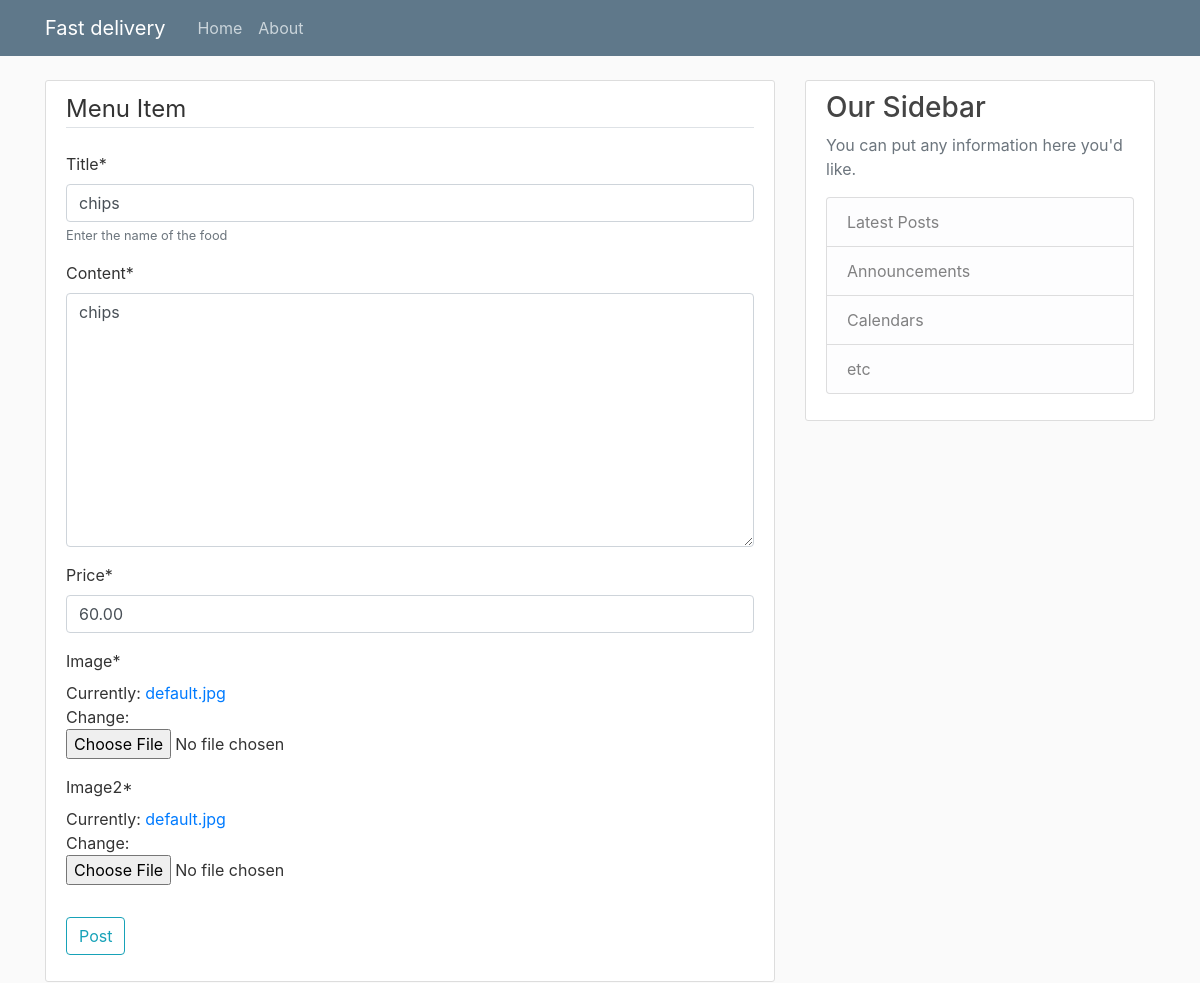
/post/4/update/ (signed in), run on an earlier commit of the app's database.
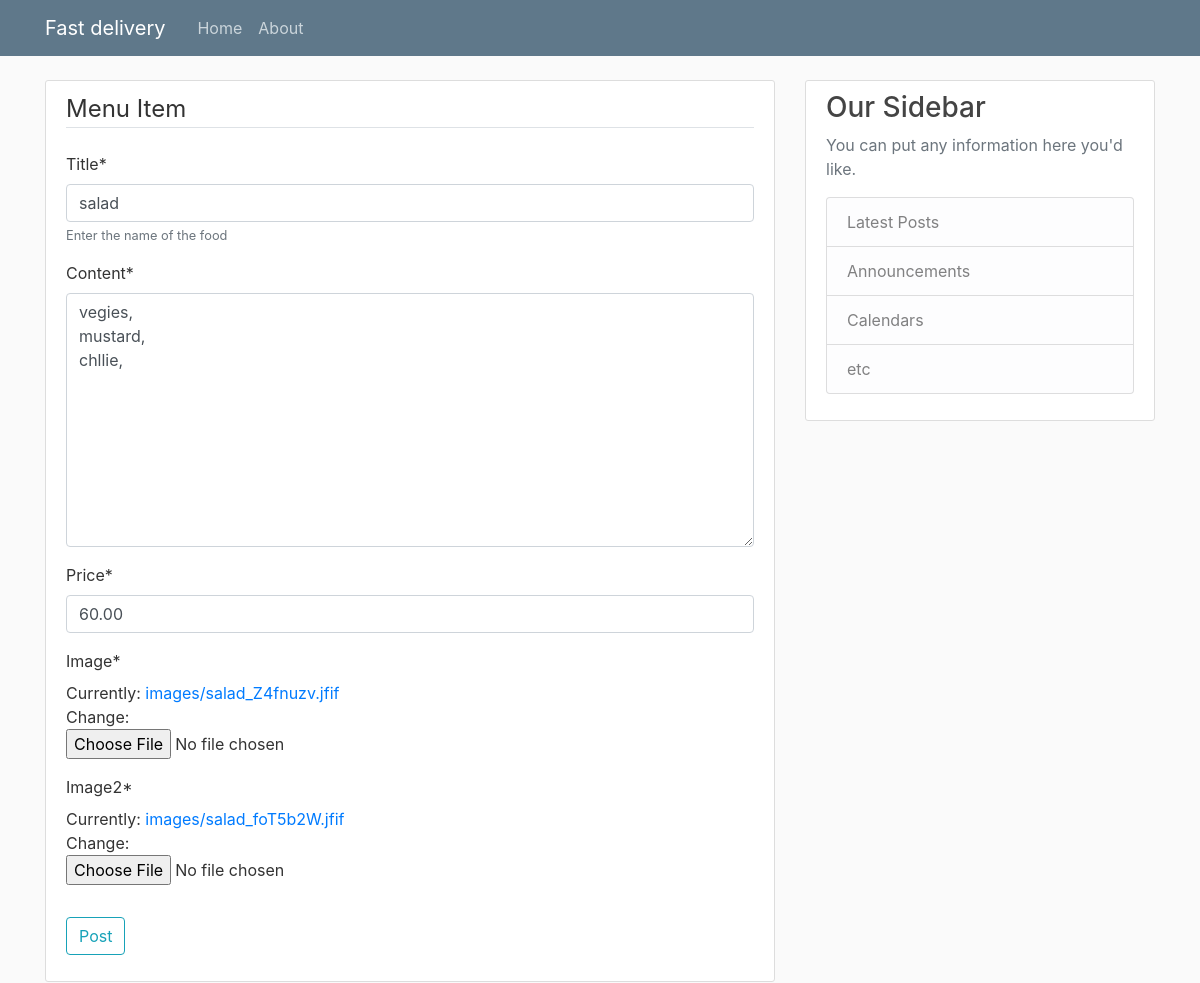
And on a later commit of the database.
### blog/models.py (models this page shows, shortened)
class Post(models.Model):
    LABELS = (
        ('Best Selling Foods', 'Best Selling Foods'),
        ('New Food', 'New Food'),
        ('Spicy Foods', 'Spicy Foods'),
        ('Cultural Food', 'Cultural Food'),
        ('Fasting Food', 'Fasting Food'),
    )
    title = models.CharField(max_length=100,help_text='Enter the name of the food')
    content = models.TextField()
    date_posted = models.DateTimeField(default=timezone.now)
    author = models.ForeignKey(User, on_delete=models.CASCADE)
    slug = models.SlugField(default="foods")
    labels = models.CharField(max_length=25, default='New Food',choices=LABELS, blank=True)
    pieces = models.PositiveIntegerField(default=1)
    price = models.DecimalField(max_digits=10,decimal_places=2,default=0.00)
    image = models.ImageField(default='default.jpg', upload_to='images/')
    image2 = models.ImageField(default='default.jpg', upload_to='images/')

### blog/views.py (the view, shortened to what this page needs)
# urls.py: path('post/<int:pk>/update/', PostUpdateView.as_view(), name='post-update'),
class PostUpdateView(LoginRequiredMixin, UserPassesTestMixin, UpdateView):
    model = Post
    fields = ['title', 'content','price','image','image2']
    success_url = '/'
    def test_func(self):
        post = self.get_object()
        if self.request.user == post.author:
            return True
        return False

### blog/templates/blog/post_form.html (shortened to what this page needs)
{% extends "blog/base.html" %} {% load crispy_forms_tags %} {% block content %}
<div class="content-section">
    <form method="POST" enctype="multipart/form-data">
        <fieldset class="form-group">
            <legend class="border-bottom mb-4">Menu Item</legend>
            {{ form|crispy }}
        </fieldset>
        <div class="form-group">
            <button class="btn btn-outline-info" type="submit">Post</button>
        </div>
    </form>
</div>
{% endblock content %}

What changed in the data, as far as the page shows it:
changed Post: title "chips" → "salad"; content "chips" → "vegies, mustard, chllie,"
Also different on the page:
text no longer shown: "Title * Enter the name of the food Content * Price * Image * Currently: default.jpg Change: Image2 * Currently: default.jpg Change:"
text now shown: "Title * Enter the name of the food Content * Price * Image * Currently: images/salad_Z4fnuzv.jfif Change: Image2 * Currently: images/salad_foT5b2W.jfif Change:"
